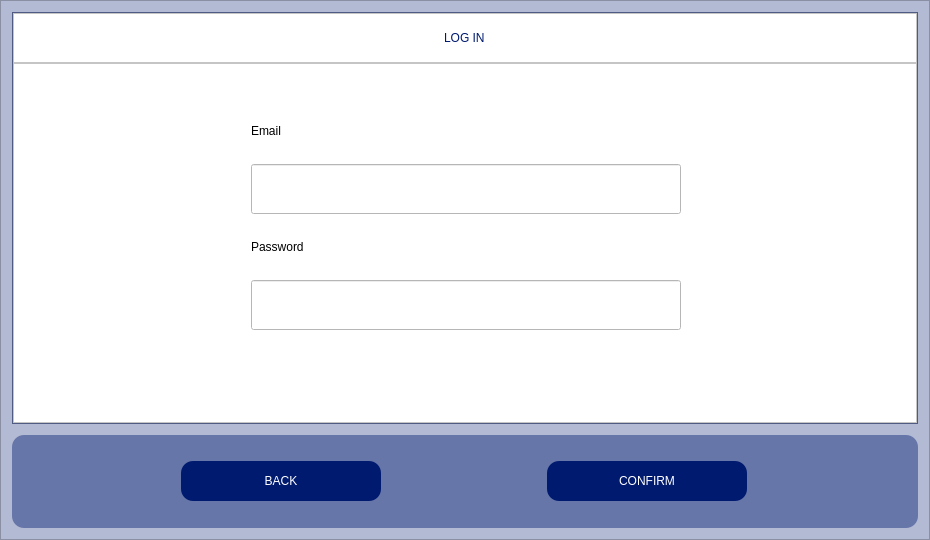
<?xml version="1.0" encoding="UTF-8"?>
<ui version="4.0">
 <class>Dialog</class>
 <widget class="QDialog" name="Dialog">
  <property name="geometry">
   <rect>
    <x>0</x>
    <y>0</y>
    <width>930</width>
    <height>540</height>
   </rect>
  </property>
  <property name="minimumSize">
   <size>
    <width>930</width>
    <height>540</height>
   </size>
  </property>
  <property name="maximumSize">
   <size>
    <width>930</width>
    <height>540</height>
   </size>
  </property>
  <property name="windowTitle">
   <string>Dialog</string>
  </property>
  <layout class="QGridLayout" name="gridLayout">
   <property name="leftMargin">
    <number>0</number>
   </property>
   <property name="topMargin">
    <number>0</number>
   </property>
   <property name="rightMargin">
    <number>0</number>
   </property>
   <property name="bottomMargin">
    <number>0</number>
   </property>
   <property name="horizontalSpacing">
    <number>0</number>
   </property>
   <item row="0" column="0">
    <widget class="QFrame" name="frame">
     <property name="minimumSize">
      <size>
       <width>480</width>
       <height>360</height>
      </size>
     </property>
     <property name="maximumSize">
      <size>
       <width>930</width>
       <height>540</height>
      </size>
     </property>
     <property name="styleSheet">
      <string notr="true">background-color: rgb(179, 186, 212);</string>
     </property>
     <property name="frameShape">
      <enum>QFrame::StyledPanel</enum>
     </property>
     <property name="frameShadow">
      <enum>QFrame::Plain</enum>
     </property>
     <layout class="QVBoxLayout" name="verticalLayout">
      <property name="spacing">
       <number>11</number>
      </property>
      <property name="leftMargin">
       <number>11</number>
      </property>
      <property name="topMargin">
       <number>11</number>
      </property>
      <property name="rightMargin">
       <number>11</number>
      </property>
      <property name="bottomMargin">
       <number>11</number>
      </property>
      <item>
       <widget class="QFrame" name="frame_2">
        <property name="minimumSize">
         <size>
          <width>480</width>
          <height>360</height>
         </size>
        </property>
        <property name="maximumSize">
         <size>
          <width>930</width>
          <height>540</height>
         </size>
        </property>
        <property name="styleSheet">
         <string notr="true">background-color: rgb(102, 118, 169);</string>
        </property>
        <property name="frameShape">
         <enum>QFrame::StyledPanel</enum>
        </property>
        <property name="frameShadow">
         <enum>QFrame::Plain</enum>
        </property>
        <layout class="QVBoxLayout" name="verticalLayout_2">
         <property name="spacing">
          <number>0</number>
         </property>
         <property name="leftMargin">
          <number>0</number>
         </property>
         <property name="topMargin">
          <number>0</number>
         </property>
         <property name="rightMargin">
          <number>0</number>
         </property>
         <property name="bottomMargin">
          <number>0</number>
         </property>
         <item>
          <widget class="QFrame" name="frame_8">
           <property name="minimumSize">
            <size>
             <width>480</width>
             <height>50</height>
            </size>
           </property>
           <property name="maximumSize">
            <size>
             <width>16777215</width>
             <height>50</height>
            </size>
           </property>
           <property name="styleSheet">
            <string notr="true">background-color: rgb(255, 255, 255);</string>
           </property>
           <property name="frameShape">
            <enum>QFrame::StyledPanel</enum>
           </property>
           <property name="frameShadow">
            <enum>QFrame::Raised</enum>
           </property>
           <layout class="QHBoxLayout" name="horizontalLayout_4">
            <item alignment="Qt::AlignHCenter">
             <widget class="QLabel" name="label_2">
              <property name="styleSheet">
               <string notr="true">color: rgb(0, 26, 112);
font: 87 14pt &quot;Arial Black&quot;;</string>
              </property>
              <property name="text">
               <string>LOG IN</string>
              </property>
             </widget>
            </item>
           </layout>
          </widget>
         </item>
         <item>
          <widget class="QFrame" name="frame_7">
           <property name="minimumSize">
            <size>
             <width>480</width>
             <height>360</height>
            </size>
           </property>
           <property name="maximumSize">
            <size>
             <width>18000</width>
             <height>550</height>
            </size>
           </property>
           <property name="styleSheet">
            <string notr="true">background-color: rgb(255, 255, 255);</string>
           </property>
           <property name="frameShape">
            <enum>QFrame::StyledPanel</enum>
           </property>
           <property name="frameShadow">
            <enum>QFrame::Raised</enum>
           </property>
           <layout class="QHBoxLayout" name="horizontalLayout_5">
            <item alignment="Qt::AlignHCenter|Qt::AlignVCenter">
             <widget class="QWidget" name="widget" native="true">
              <property name="minimumSize">
               <size>
                <width>450</width>
                <height>300</height>
               </size>
              </property>
              <property name="maximumSize">
               <size>
                <width>450</width>
                <height>300</height>
               </size>
              </property>
              <layout class="QGridLayout" name="gridLayout_2">
               <property name="leftMargin">
                <number>11</number>
               </property>
               <property name="topMargin">
                <number>11</number>
               </property>
               <property name="rightMargin">
                <number>11</number>
               </property>
               <property name="bottomMargin">
                <number>11</number>
               </property>
               <item row="0" column="0">
                <widget class="QLabel" name="label">
                 <property name="minimumSize">
                  <size>
                   <width>200</width>
                   <height>30</height>
                  </size>
                 </property>
                 <property name="maximumSize">
                  <size>
                   <width>200</width>
                   <height>30</height>
                  </size>
                 </property>
                 <property name="styleSheet">
                  <string notr="true">font: 10pt &quot;MS Shell Dlg 2&quot;;</string>
                 </property>
                 <property name="text">
                  <string>Email</string>
                 </property>
                </widget>
               </item>
               <item row="4" column="0">
                <widget class="QLabel" name="label_3">
                 <property name="minimumSize">
                  <size>
                   <width>200</width>
                   <height>30</height>
                  </size>
                 </property>
                 <property name="maximumSize">
                  <size>
                   <width>200</width>
                   <height>30</height>
                  </size>
                 </property>
                 <property name="styleSheet">
                  <string notr="true">font: 10pt &quot;MS Shell Dlg 2&quot;;</string>
                 </property>
                 <property name="text">
                  <string>Password</string>
                 </property>
                </widget>
               </item>
               <item row="6" column="0">
                <widget class="QLabel" name="error">
                 <property name="minimumSize">
                  <size>
                   <width>430</width>
                   <height>20</height>
                  </size>
                 </property>
                 <property name="maximumSize">
                  <size>
                   <width>430</width>
                   <height>20</height>
                  </size>
                 </property>
                 <property name="styleSheet">
                  <string notr="true">color: rgb(255, 0, 0);</string>
                 </property>
                 <property name="text">
                  <string/>
                 </property>
                </widget>
               </item>
               <item row="1" column="0">
                <widget class="QLineEdit" name="Email_field">
                 <property name="minimumSize">
                  <size>
                   <width>430</width>
                   <height>50</height>
                  </size>
                 </property>
                 <property name="maximumSize">
                  <size>
                   <width>430</width>
                   <height>50</height>
                  </size>
                 </property>
                </widget>
               </item>
               <item row="5" column="0">
                <widget class="QLineEdit" name="Password_field">
                 <property name="minimumSize">
                  <size>
                   <width>430</width>
                   <height>50</height>
                  </size>
                 </property>
                 <property name="maximumSize">
                  <size>
                   <width>430</width>
                   <height>50</height>
                  </size>
                 </property>
                </widget>
               </item>
              </layout>
             </widget>
            </item>
           </layout>
          </widget>
         </item>
        </layout>
       </widget>
      </item>
      <item>
       <widget class="QFrame" name="frame_3">
        <property name="maximumSize">
         <size>
          <width>930</width>
          <height>150</height>
         </size>
        </property>
        <property name="styleSheet">
         <string notr="true">background-color: rgb(102, 118, 169);
border-radius: 12px;</string>
        </property>
        <property name="frameShape">
         <enum>QFrame::StyledPanel</enum>
        </property>
        <property name="frameShadow">
         <enum>QFrame::Raised</enum>
        </property>
        <layout class="QHBoxLayout" name="horizontalLayout">
         <item>
          <widget class="QPushButton" name="Back_button">
           <property name="maximumSize">
            <size>
             <width>200</width>
             <height>40</height>
            </size>
           </property>
           <property name="styleSheet">
            <string notr="true">color: rgb(255, 255, 255);
background-color: rgb(0, 26, 112);
font: 87 14pt &quot;Arial Black&quot;;
border-radius: 12px;</string>
           </property>
           <property name="text">
            <string>BACK</string>
           </property>
          </widget>
         </item>
         <item>
          <widget class="QPushButton" name="Confirm">
           <property name="maximumSize">
            <size>
             <width>200</width>
             <height>40</height>
            </size>
           </property>
           <property name="styleSheet">
            <string notr="true">color: rgb(255, 255, 255);
background-color: rgb(0, 26, 112);
font: 87 14pt &quot;Arial Black&quot;;
border-radius: 12px;</string>
           </property>
           <property name="text">
            <string>CONFIRM</string>
           </property>
          </widget>
         </item>
        </layout>
       </widget>
      </item>
     </layout>
    </widget>
   </item>
  </layout>
 </widget>
 <resources/>
 <connections>
  <connection>
   <sender>Back_button</sender>
   <signal>clicked()</signal>
   <receiver>Dialog</receiver>
   <slot>update()</slot>
   <hints>
    <hint type="sourcelabel">
     <x>300</x>
     <y>350</y>
    </hint>
    <hint type="destinationlabel">
     <x>599</x>
     <y>399</y>
    </hint>
   </hints>
  </connection>
  <connection>
   <sender>Confirm</sender>
   <signal>clicked()</signal>
   <receiver>Dialog</receiver>
   <slot>update()</slot>
   <hints>
    <hint type="sourcelabel">
     <x>900</x>
     <y>350</y>
    </hint>
    <hint type="destinationlabel">
     <x>599</x>
     <y>399</y>
    </hint>
   </hints>
  </connection>
 </connections>
</ui>
